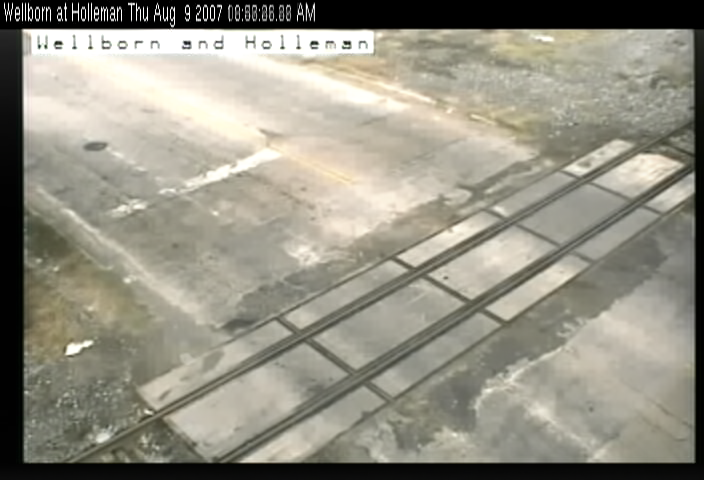
//> input picture reference.png, 704 x 480 px
$ ./main pipeline.png   (built with g++ and OpenCV 4)
//> lines starting //> are read from the running program, lines starting //| are printed output that depends on the picture
### RailTraffic.h
#pragma once

#include <opencv.hpp>

class RailTraffic
{
public:
    RailTraffic(
        cv::Mat_<uchar> &empty,
        std::string zone_a_mask_path = "masks/zone_a.png",
        double min_average = 46.0);

    bool operator()(cv::Mat_<uchar> input);
    bool is_ready() { return ready; }

private:

    // grayscale reference (empty background) image
    cv::Mat_<uchar> reference;

    cv::Mat_<uchar> zone_a_mask;

    int zone_a_pixels;


    // minimum percentage of edge pixels in barrier region
    double min_average;

    // object is initialized properly
    bool ready;
};

### SafetyBarrier.h
#pragma once
#include "LevelCrossingEvent.h"
#include <opencv.hpp>

class SafetyBarrier {
public:
    // default constructor with default values
    SafetyBarrier(
        std::string barrier_mask_path = "masks/barrier.png",
        int canny_first_threshold = 400,
        int canny_second_threshold = 50,
        double min_barrier_coverage = 20.0);

    // returns true if barrier in the given image is deployed
    bool operator()(cv::Mat_<uchar> input);

    // check whether object is initialized properly
    bool is_ready() { return ready; }

private:
    // mask used to show only barrier
    cv::Mat_<uchar> barrier_mask;


    // number of non zero pixels in barrier_mask
    int barrier_pixels;


    // first threshold for the hysteresis procedure
    int canny_first_threshold;

    // second threshold for the hysteresis procedure
    int canny_second_threshold;

    // minimum percentage of edge pixels in barrier region
    double min_barrier_coverage;

    // object is initialized properly
    bool ready;
};

### railnotclear.h
#pragma once

#include <vector>
#include <opencv.hpp>
#include "LevelCrossingEvent.h"

class RAILNOTCLEAR
{
public:
    RAILNOTCLEAR(
        cv::Mat_<uchar> &empty,
        std::string zone_a_mask_path = "masks/zone_a.png"
      //  std::vector<double> line_between_lanes = std::vector<double>{0.5, -2.5},
        );
    bool operator()(cv::Mat_<uchar> input);
    bool is_ready() { return ready; }

private:
    cv::Mat_<uchar> reference;
    cv::Mat_<uchar> zone_a_mask;
   // std::vector<double> line_between_lanes;
    double min_object_area = 1;
    int erode_size = 5;
    int dilate_size = 5;
    int threshold_value = 100;
    bool ready;
};

### RoadLeaving.h
#pragma once

#include <vector>
#include <opencv.hpp>
#include "LevelCrossingEvent.h"

class RoadLeaving
{
public:
    RoadLeaving(
        cv::Mat_<uchar> &empty,
        std::string zone_c1_mask_path = "masks/zone_c1.png",
        std::string zone_c2_mask_path = "masks/zone_c2.png",
      //  std::vector<double> line_between_lanes = std::vector<double>{0.5, -2.5},
        double min_object_area = 1,
        int erode_size = 5,
        int dilate_size = 5,
        int threshold_value = 100);
    bool operator()(cv::Mat_<uchar> input);
    bool is_ready() { return ready; }

private:
    cv::Mat_<uchar> reference;
    cv::Mat_<uchar> zone_c1_mask;
    cv::Mat_<uchar> zone_c2_mask;
    cv::Mat_<uchar> zone_c_mask;
   // std::vector<double> line_between_lanes;
    double min_object_area;
    int erode_size;
    int dilate_size;
    int threshold_value;
    bool ready;
};

### LevelCrossingEvent.h
#pragma once

enum class LevelCrossingEvent { ONTRACK, ENTERING, LEAVING, BARRIER, TRAIN };

### RoadEntering.h
#pragma once

#include <vector>
#include <opencv.hpp>
#include "LevelCrossingEvent.h"

class RoadEntering
{
public:
    RoadEntering(
        cv::Mat_<uchar> &empty,
        std::string zone_b1_mask_path = "masks/zone_b1.png",
        std::string zone_b2_mask_path = "masks/zone_b2.png",
      //  std::vector<double> line_between_lanes = std::vector<double>{0.5, -2.5},
        double min_object_area = 1,
        int erode_size = 5,
        int dilate_size = 5,
        int threshold_value = 100);
    bool operator()(cv::Mat_<uchar> input);
    bool is_ready() { return ready; }

private:
    cv::Mat_<uchar> reference;
    cv::Mat_<uchar> zone_b1_mask;
    cv::Mat_<uchar> zone_b2_mask;
    cv::Mat_<uchar> zone_b_mask;
   // std::vector<double> line_between_lanes;
    double min_object_area;
    int erode_size;
    int dilate_size;


    int threshold_value;
    bool ready;
};

bool intersects(const std::vector<cv::Point> &contour, const cv::Mat_<uchar> &mask);

### LevelCrossingMonitoring.h
 #pragma once

#include <vector>
#include <string>
#include <opencv.hpp>
#include "RoadEntering.h"
#include "RoadLeaving.h"
#include "railnotclear.h"
#include "SafetyBarrier.h"
#include "RailTraffic.h"
#include "LevelCrossingEvent.h"


class LevelCrossingMonitoring {
public:
    // constructor
    LevelCrossingMonitoring(std::string reference_image_path = "reference.png");

    // returns vector of events which occur in given image
    std::vector<LevelCrossingEvent> operator()(cv::Mat_<uchar> input);

    // check whether object is initialized properly
    bool is_ready() { return ready; }

private:
    // grayscale reference (empty background) image
    cv::Mat_<uchar> reference;

    // objects used to detect particular events

    RoadEntering road_entering;
    RoadLeaving road_leaving;
    RAILNOTCLEAR rail_not_clear;
    SafetyBarrier safety_barrier;
    RailTraffic rail_traffic;

    // object is initialized properly
    bool ready;
};

### RailTraffic.cpp
#include "RailTraffic.h"

#include <iostream>
#include <numeric>
#include <highgui.hpp>

using namespace std;
using namespace cv;

RailTraffic::RailTraffic(Mat_<uchar> &empty, string zone_a_path, double min_average)
    : zone_a_mask(imread(zone_a_path, cv::IMREAD_GRAYSCALE))
    , zone_a_pixels(countNonZero(zone_a_mask))
    , min_average(min_average)
    , ready(false)
{
    equalizeHist(empty, reference);
    if (!reference.data)
    {
        cout << "Failed to load reference image\n";
        return;
    }

    if (!zone_a_mask.data) {
        cout << "Failed to load " << zone_a_path << "\n";
        return;
    }

    ready = true;
}


bool RailTraffic::operator()(cv::Mat_<uchar> input)
{
    // processed image
    Mat_<uchar> image;

    // applying histogram equalization on current input image
    equalizeHist(input, image);

    // difference image between current and reference images
    absdiff(image, reference, image);

    // applying mask to obtained difference
    bitwise_and(image, zone_a_mask, image);

    // calculating average gray value in difference masked region
    double average =
        double(std::accumulate(image.begin(), image.end(), 0)) / zone_a_pixels;

    // if average is higher than minimum, train is detected
    return average > min_average;
}

### SafetyBarrier.cpp
#include "SafetyBarrier.h"

#include <highgui.hpp>

using namespace cv;
using namespace std;

SafetyBarrier::SafetyBarrier(
    string barrier_mask_path,
    int canny_first_threshold,
    int canny_second_threshold,
    double min_barrier_coverage)
    : barrier_mask(imread(barrier_mask_path, cv::IMREAD_GRAYSCALE))
    , barrier_pixels(countNonZero(barrier_mask))
    , canny_first_threshold(canny_first_threshold)
    , canny_second_threshold(canny_second_threshold)
    , min_barrier_coverage(min_barrier_coverage)
    , ready(false)
{
    if (!barrier_mask.data) {
        cout << "Failed to load " << barrier_mask_path << "\n";
        return;
    }

    ready = true;
}

bool SafetyBarrier::operator()(Mat_<uchar> input)
{
    // edge image of current input image
    Mat_<uchar> edges;
    // use canny to get the edge of the input image
    Canny(input, edges, canny_first_threshold, canny_second_threshold);

    // image with mask applied
    Mat_<uchar> masked;

    // calculating coverage with edges for masked regions
    bitwise_and(edges, barrier_mask, masked);
    double barrier_coverage =  (double)countNonZero(masked) / barrier_pixels * 100;


    // what is the "negative barrier mask" is used for
    // returns true when barrier is deployed
    return barrier_coverage > min_barrier_coverage;
}

### railnotclear.cpp
#include "railnotclear.h"

#include <vector>
#include <highgui.hpp>

using namespace std;
using namespace cv;

RAILNOTCLEAR::RAILNOTCLEAR(
    cv::Mat_<uchar> &empty,
    std::string zone_a_mask_path
  //  std::vector<double> line_between_lanes,
   )
    : zone_a_mask(imread(zone_a_mask_path, IMREAD_GRAYSCALE))
    , ready(false)
{
    equalizeHist(empty, reference);
    if (!reference.data) {
        cout << "Failed to load road traffic reference image\n";
        return;
    }

    if (!zone_a_mask.data) {
        cout << "Failed to load " << zone_a_mask_path << "\n";
        return;
    }

    ready = true;
}

bool RAILNOTCLEAR::operator()(cv::Mat_<uchar> input)
{
    // vector of events occuring in the given image
    vector<LevelCrossingEvent> events;

    // processed image
    Mat_<uchar> image;


    // histogram to enhance the image
    equalizeHist(input, image);


    // difference from the empty image
    // difference image between current and reference images
    absdiff(image, reference, image);

    // trim image by mask
    bitwise_and(image, zone_a_mask, image);


    // morphological opening
    erode(image, image, getStructuringElement(MORPH_ELLIPSE, Size(erode_size, erode_size)));
    dilate(image, image, getStructuringElement(MORPH_ELLIPSE, Size(dilate_size, dilate_size)));

    // binarying the image
    // thresholding
    threshold(image, image, threshold_value, 255, THRESH_BINARY);

    return countNonZero(image) > 0;
}

### RoadLeaving.cpp
#include "RoadLeaving.h"

#include <vector>
#include <highgui.hpp>

using namespace std;
using namespace cv;

RoadLeaving::RoadLeaving(
    cv::Mat_<uchar> &empty,
    std::string zone_c1_mask_path,
    std::string zone_c2_mask_path,
  //  std::vector<double> line_between_lanes,
    double min_object_area,
    int erode_size,
    int dilate_size,
    int threshold_value)
    : zone_c1_mask(imread(zone_c1_mask_path, IMREAD_GRAYSCALE))
    , zone_c2_mask(imread(zone_c2_mask_path, IMREAD_GRAYSCALE))
    , erode_size(erode_size)
    , dilate_size(dilate_size)
    , threshold_value(threshold_value)
    , ready(false)
{
    equalizeHist(empty, reference);
    if (!reference.data) {
        cout << "Failed to load road traffic reference image\n";
        return;
    }

    if (!zone_c1_mask.data) {
        cout << "Failed to load " << zone_c1_mask_path << "\n";
        return;
    }

    if (!zone_c2_mask.data) {
        cout << "Failed to load " << zone_c2_mask_path << "\n";
        return;
    }

    ready = true;
}

bool RoadLeaving::operator()(cv::Mat_<uchar> input)
{
    // vector of events occuring in the given image
    vector<LevelCrossingEvent> events;

    // processed image
    Mat_<uchar> image;

    // merge 2 seperate masks
    zone_c_mask = zone_c1_mask + zone_c2_mask;

    // histogram to enhance the image
    equalizeHist(input, image);

    // difference from the empty image
    // difference image between current and reference images
    absdiff(image, reference, image);

    // trim image by mask
    bitwise_and(image, zone_c_mask, image);

    // morphological opening
    erode(image, image, getStructuringElement(MORPH_ELLIPSE, Size(erode_size, erode_size)));
    dilate(image, image, getStructuringElement(MORPH_ELLIPSE, Size(dilate_size, dilate_size)));

    // binarying the image
    // thresholding
    threshold(image, image, threshold_value, 255, THRESH_BINARY);


    return countNonZero(image) > 0;
}

### RoadEntering.cpp
#include "RoadEntering.h"

#include <vector>
#include <highgui.hpp>

using namespace std;
using namespace cv;

RoadEntering::RoadEntering(
    cv::Mat_<uchar> &empty,
    std::string zone_b1_mask_path,
    std::string zone_b2_mask_path,
  //  std::vector<double> line_between_lanes,
    double min_object_area,
    int erode_size,
    int dilate_size,
    int threshold_value)
    : zone_b1_mask(imread(zone_b1_mask_path, IMREAD_GRAYSCALE))
    , zone_b2_mask(imread(zone_b2_mask_path, IMREAD_GRAYSCALE))
    , erode_size(erode_size)
    , dilate_size(dilate_size)
    , threshold_value(threshold_value)
    , ready(false)
{
    equalizeHist(empty, reference);
    if (!reference.data) {
        cout << "Failed to load road traffic reference image\n";
        return;
    }

    if (!zone_b1_mask.data) {
        cout << "Failed to load " << zone_b1_mask_path << "\n";
        return;
    }

    if (!zone_b2_mask.data) {
        cout << "Failed to load " << zone_b2_mask_path << "\n";
        return;
    }

    ready = true;
}

bool RoadEntering::operator()(cv::Mat_<uchar> input)
{
    // vector of events occuring in the given image
    vector<LevelCrossingEvent> events;

    // processed image
    Mat_<uchar> image;

    // merge 2 seperate masks
    zone_b_mask = zone_b1_mask + zone_b2_mask;

    // histogram to enhance the image
    equalizeHist(input, image);

    // difference from the empty image
    // difference image between current and reference images
    absdiff(image, reference, image);

    // trim image by mask
    bitwise_and(image, zone_b_mask, image);

    // morphological opening
    erode(image, image, getStructuringElement(MORPH_ELLIPSE, Size(erode_size, erode_size)));
    dilate(image, image, getStructuringElement(MORPH_ELLIPSE, Size(dilate_size, dilate_size)));

    // binarying the image
    // thresholding
    threshold(image, image, threshold_value, 255, THRESH_BINARY);

    return countNonZero(image) > 0;
}

### LevelCrossingMonitoring.cpp
#include <highgui.hpp>
#include "LevelCrossingMonitoring.h"

using namespace std;
using namespace cv;


LevelCrossingMonitoring::LevelCrossingMonitoring(string reference_image_path)
    : reference(imread(reference_image_path, cv::IMREAD_GRAYSCALE))
    , road_entering(reference)
    , road_leaving(reference)
    , rail_not_clear(reference)
    , rail_traffic(reference)
    , ready(false)
{
    if (!reference.data) {
        cout << "Failed to load " << reference_image_path << "\n";
        return;
    }

    if (!road_entering.is_ready()) {
        cout << "Failed to initialize road traffic object.\n";
        return;
    }

    if (!road_leaving.is_ready()) {
        cout << "Failed to initialize road traffic object.\n";
        return;
    }
    if (!rail_not_clear.is_ready()) {
        cout << "Failed to initialize road traffic object.\n";
        return;
    }

    if (!safety_barrier.is_ready()) {
        cout << "Failed to initialize safety barrier object.\n";
        return;
    }

    if (!rail_traffic.is_ready()) {
        cout << "Failed to initialize rail traffic object.\n";
        return;
    }

    ready = true;
}

vector<LevelCrossingEvent> LevelCrossingMonitoring::operator()(Mat_<uchar> input)
{
    vector<LevelCrossingEvent> events;

    // level crossing monitoring object is not properly initialized
    if (!ready)
        return events;

    if (rail_traffic(input)) { // there is a train
        events.push_back(LevelCrossingEvent::TRAIN);
    }

    if (rail_not_clear(input)) { // there is leaving traffic
        events.push_back(LevelCrossingEvent::ONTRACK);
    }

    if (road_entering(input)) { // there is entering traffic
        events.push_back(LevelCrossingEvent::ENTERING);
    }

    if (road_leaving(input)) { // there is leaving traffic
        events.push_back(LevelCrossingEvent::LEAVING);
    }


    if (safety_barrier(input)) { // safety barrier is deployed
        events.push_back(LevelCrossingEvent::BARRIER);
    }

    return events;
}

### main.cpp
/*

*/

#include <iostream>
#include <vector>
#include <string>
#include <algorithm>
#include <opencv.hpp>
#include <highgui.hpp>
#include <fstream>
#include "LevelCrossingMonitoring.h"


using namespace std;
using namespace cv;

// usage: find whether the target picture belongs to the target class.

template <class Container, class T>
bool contains(const Container &c, const T &val)
{
    return find(begin(c), end(c), val) != end(c);
}


// Main function accepts 2 parameters. The second one should be the path of the pictures.
int main(int argc, char *argv[])
{

    LevelCrossingMonitoring monitoring;
//> zone_b1.png cannot be read in this run, so this picture is empty
//> zone_b2.png cannot be read in this run, so this picture is empty
//> in RoadEntering, `equalizeHist(empty, reference);`:
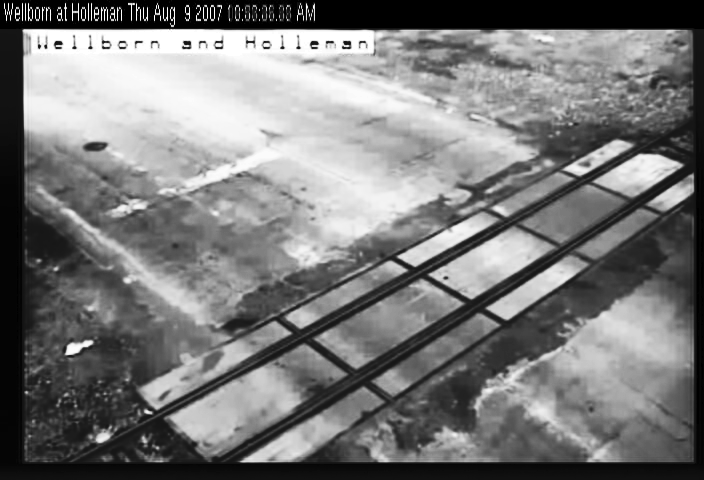
//> reference: 480 rows x 704 cols, CV_8UC1; min 0, max 255, mean 121.7
//> zone_c1.png cannot be read in this run, so this picture is empty
//> zone_c2.png cannot be read in this run, so this picture is empty
//> zone_a.png cannot be read in this run, so this picture is empty
//> barrier.png cannot be read in this run, so this picture is empty
//> zone_a.png cannot be read in this run, so this picture is empty
    /*
    if (!monitoring.is_ready()) {
        cout << "Failed to initialize monitoring object.\n";
        return -1;
    }
    */

    // paths to all images
    vector<string> all_paths(&argv[1], &argv[argc]);

    // main loop testing all images
    for (int i = 1; i < argc; i++)
    {
        // current loaded image
        Mat img = imread(argv[i], cv::IMREAD_GRAYSCALE);
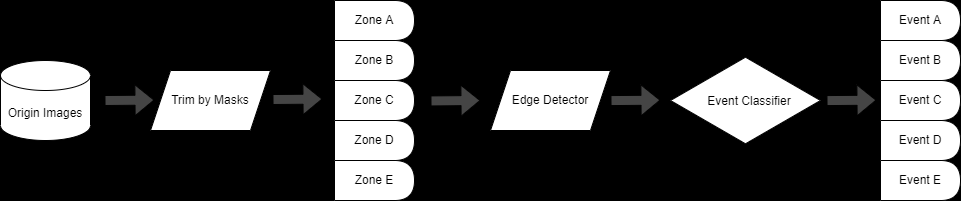
//> input picture pipeline.png, 961 x 201 px
//> img is the input picture: 201 rows x 961 cols, CV_8UC1; min 0, max 255, mean 69.9
        if (!img.data) {
            cout << "Failed to load " << argv[i] << "\n";
            return -1;
        }

        // vector of events occured in the current picture
        vector<LevelCrossingEvent> events = monitoring(img);
//> events = 0 items

        // screen output
        cout << argv[i] << " : ";
//| pipeline.png :
        int flag = 0;

        if (contains(events, LevelCrossingEvent::ONTRACK)) {
            cout << "event 1 ";
            flag = 1;
        }

        if (contains(events, LevelCrossingEvent::ENTERING)) {
            cout << "event 2 ";
            flag = 1;
        }

        if (contains(events, LevelCrossingEvent::LEAVING)) {
            cout << "event 3 ";
            flag = 1;
        }

        if (contains(events, LevelCrossingEvent::BARRIER)) {
            cout << "event 4 ";
            flag = 1;
        }

        if (contains(events, LevelCrossingEvent::TRAIN)) {
            cout << "event 5 ";
            flag = 1;
        }
        if (flag == 0) cout << "empty";

        cout << '\n';
        }

    return 0;
}
